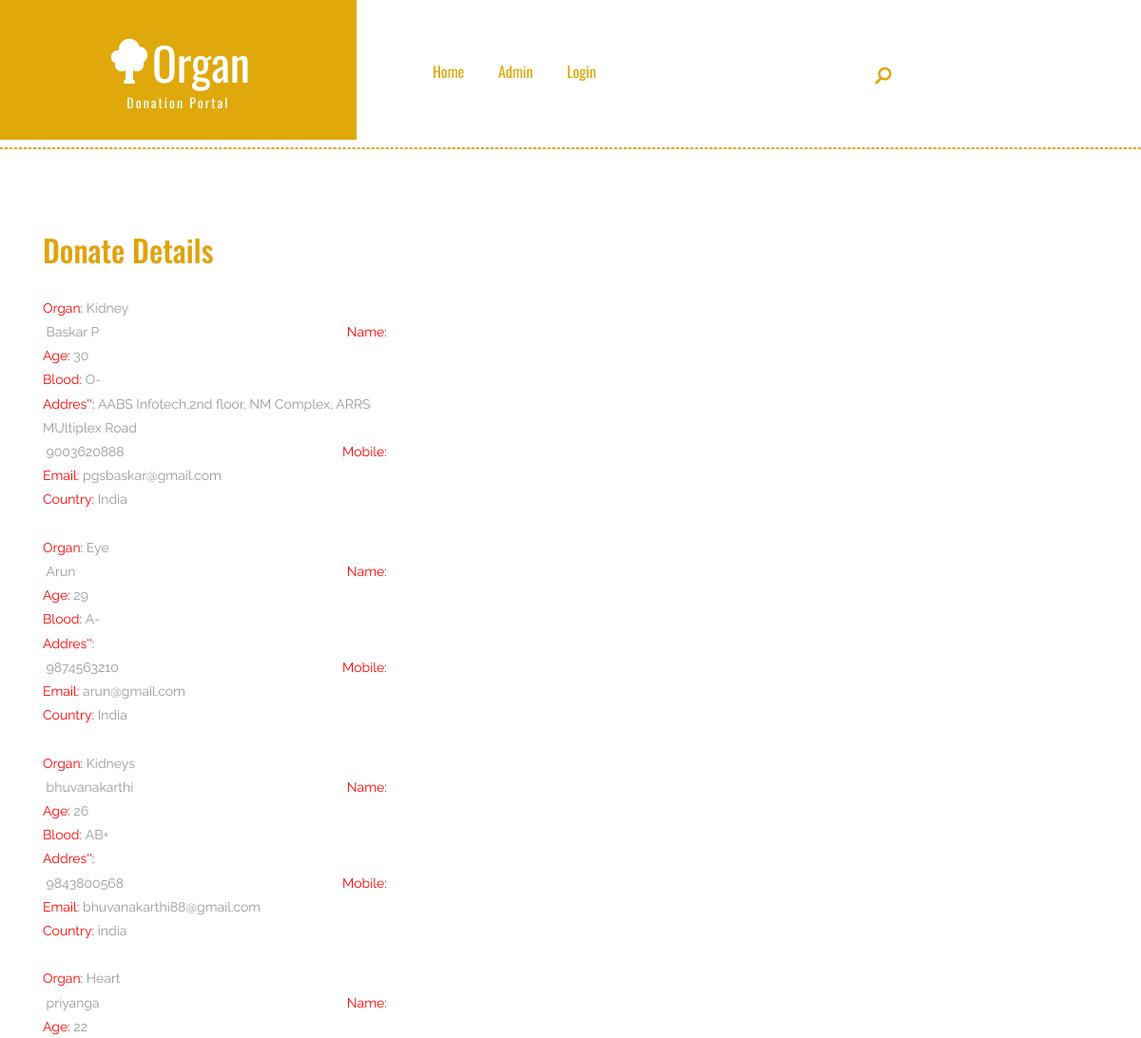
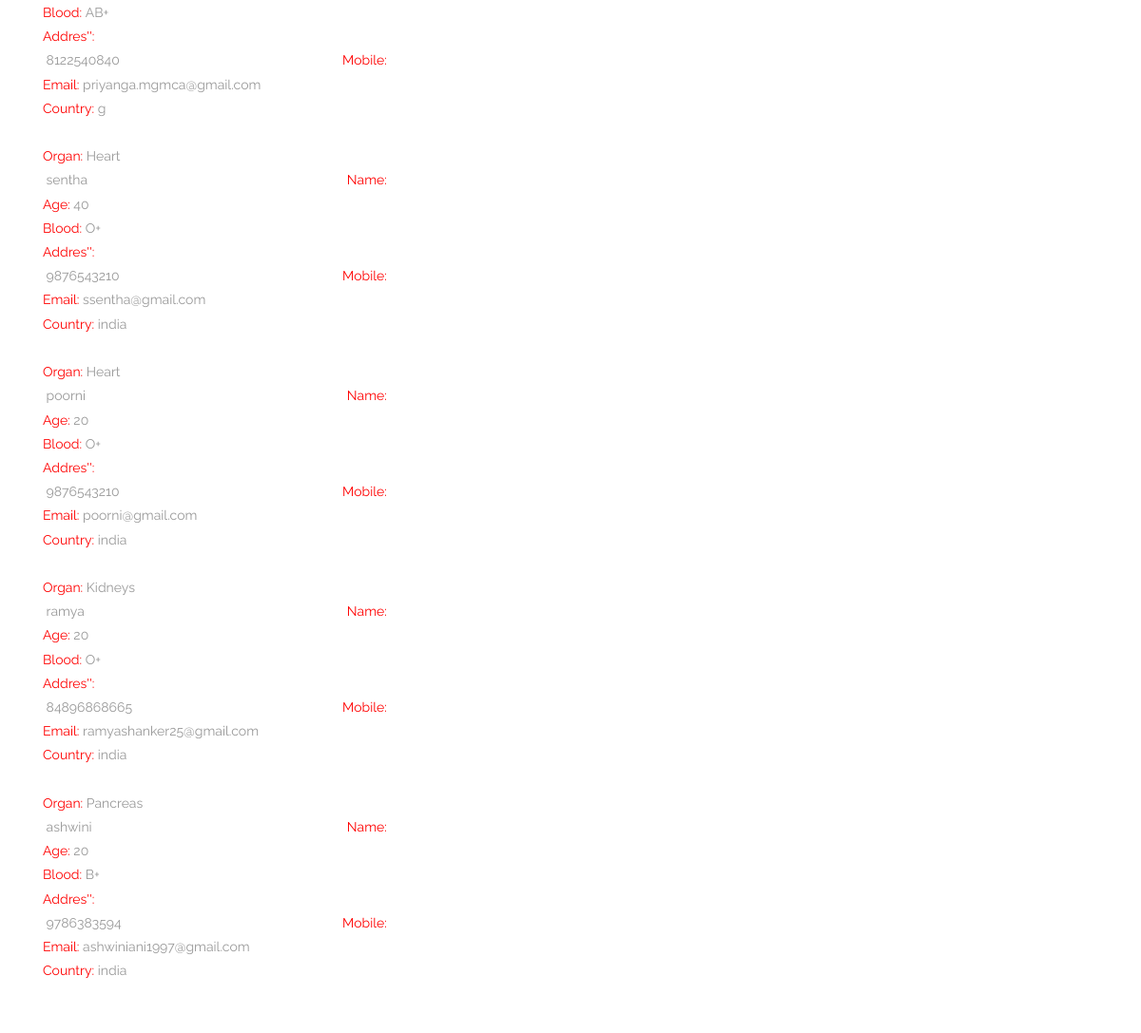
Screenshot of /search.php with the database file from the repository (2 pictures, top to bottom).
### tables this page shows
CREATE TABLE IF NOT EXISTS `donate` (
  `did` int(5) NOT NULL AUTO_INCREMENT,
  `uid` int(5) DEFAULT NULL,
  `age` varchar(5) DEFAULT NULL,
  `gender` varchar(20) DEFAULT NULL,
  `organ` varchar(100) DEFAULT NULL,
  `blood` varchar(5) DEFAULT NULL,
  `address` varchar(200) DEFAULT NULL,
  `city` varchar(50) DEFAULT NULL,
  `district` varchar(50) DEFAULT NULL,
  `pincode` varchar(10) DEFAULT NULL,
  `state` varchar(30) DEFAULT NULL,
  `country` varchar(30) DEFAULT NULL,
  PRIMARY KEY (`did`)
);

CREATE TABLE IF NOT EXISTS `user` (
  `uid` int(5) NOT NULL AUTO_INCREMENT,
  `email` varchar(50) DEFAULT NULL,
  `password` varchar(20) DEFAULT NULL,
  `name` varchar(50) DEFAULT NULL,
  `mobile` varchar(15) DEFAULT NULL,
  `address` varchar(200) DEFAULT NULL,
  PRIMARY KEY (`uid`)
);

### search.php (the view, shortened to what this page needs)
<!DOCTYPE html>
<html>
<head>
<link href="css/bootstrap.css" rel="stylesheet" type="text/css" media="all" />
<link href="css/style.css" rel="stylesheet" type="text/css" media="all" />
</head>
<body>
	<?php
	include('header.php');
	?>
<div class="line" style="width: 100%">
</div>
	<div class="contact" id="contact">
		<div class="container">
			<div class="col-md-7 contact-left">
				<h3>Donate Details</h3>
				<?php
				$search=$_POST['search'];
				$sql="select * from donate d,user u where d.uid=u.uid and d.organ LIKE '%$search%'";
				$result=mysql_query($sql);
				while($row=mysql_fetch_assoc($result))
				{
				?>
				<p><font color="red">Organ:</font>&nbsp;<?php echo $row['organ'] ?></p>
				<p><font color="red" style="float:right;margin-left:200px">Name:</font>&nbsp;<?php echo $row['name'] ?></p>
				<p><font color="red">Age:</font>&nbsp;<?php echo $row['age'] ?></p>
				<p><font color="red">Blood:</font>&nbsp;<?php echo $row['blood'] ?></p>
				<p><font color="red" >Addres'':</font>&nbsp;<?php echo $row['address'] ?></p>
				<p><font color="red" style="float:right">Mobile:</font>&nbsp;<?php echo $row['mobile'] ?></p>
				<p><font color="red">Email:</font>&nbsp;<?php echo $row['email'] ?></p>
				<p><font color="red">Country:</font>&nbsp;<?php echo $row['country'] ?></p>
				<p><br/>     </p>
				<?php
				}
				?>
			</div>
			<div class="clearfix"> </div>
		</div>
	</div>
</body>
</html>

### css/style.css (style rules this page uses)
html, body { font-size: 100%; background: #fff; font-family: 'Raleway', sans-serif !important; }
h1,h2,h3,h4,h5,h6 { margin:0 0 18px; }
p { margin:0; }
.welcome,.team,.services,.contact,.about,.about1 { padding:5em 0; }
.line { width: 11%; margin: 0.5em auto; border: 1px dashed #E1A20C; }
.contact-left p { color: #999; font-size: 14px; line-height: 1.8em; margin:0; width: 57%; }
.contact-left h3 { font-size: 2em; color:#E1A20C; font-family: 'Oswald', sans-serif; margin: 0 0 1em; }

### rows the page displays
donate: organ "Kidney", uid.name "Baskar P", age "30", blood "O-", uid.address "AABS Infotech,2nd floor, NM Complex, ARRS MUltiplex Road", uid.mobile "9003620888", uid.email "pgsbaskar@gmail.com", country "India"
donate: organ "Eye", uid.name "Arun", age "29", blood "A-", uid.mobile "9874563210", uid.email "arun@gmail.com", country "India"
donate: organ "Kidneys", uid.name "bhuvanakarthi", age "26", blood "AB+", uid.mobile "9843800568", uid.email "bhuvanakarthi88@gmail.com", country "india"
donate: organ "Heart", uid.name "priyanga", age "22", blood "AB+", uid.mobile "8122540840", uid.email "priyanga.mgmca@gmail.com", country "g"
donate: organ "Heart", uid.name "sentha", age "40", blood "O+", uid.mobile "9876543210", uid.email "ssentha@gmail.com", country "india"
donate: organ "Heart", uid.name "poorni", age "20", blood "O+", uid.mobile "9876543210", uid.email "poorni@gmail.com", country "india"
donate: organ "Kidneys", uid.name "ramya", age "20", blood "O+", uid.mobile "84896868665", uid.email "ramyashanker25@gmail.com", country "india"
donate: organ "Pancreas", uid.name "ashwini", age "20", blood "B+", uid.mobile "9786383594", uid.email "ashwiniani1997@gmail.com", country "india"
